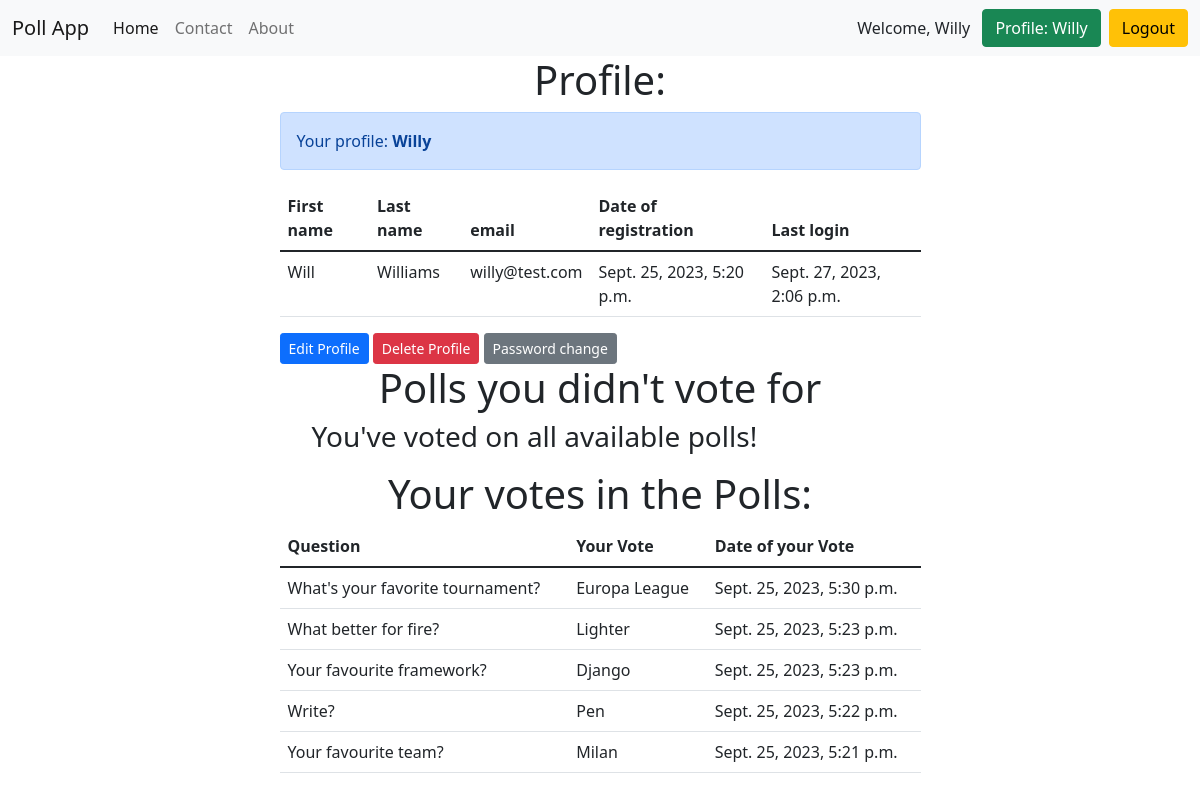
Before: /users/profile/ (signed in) with the older database file.
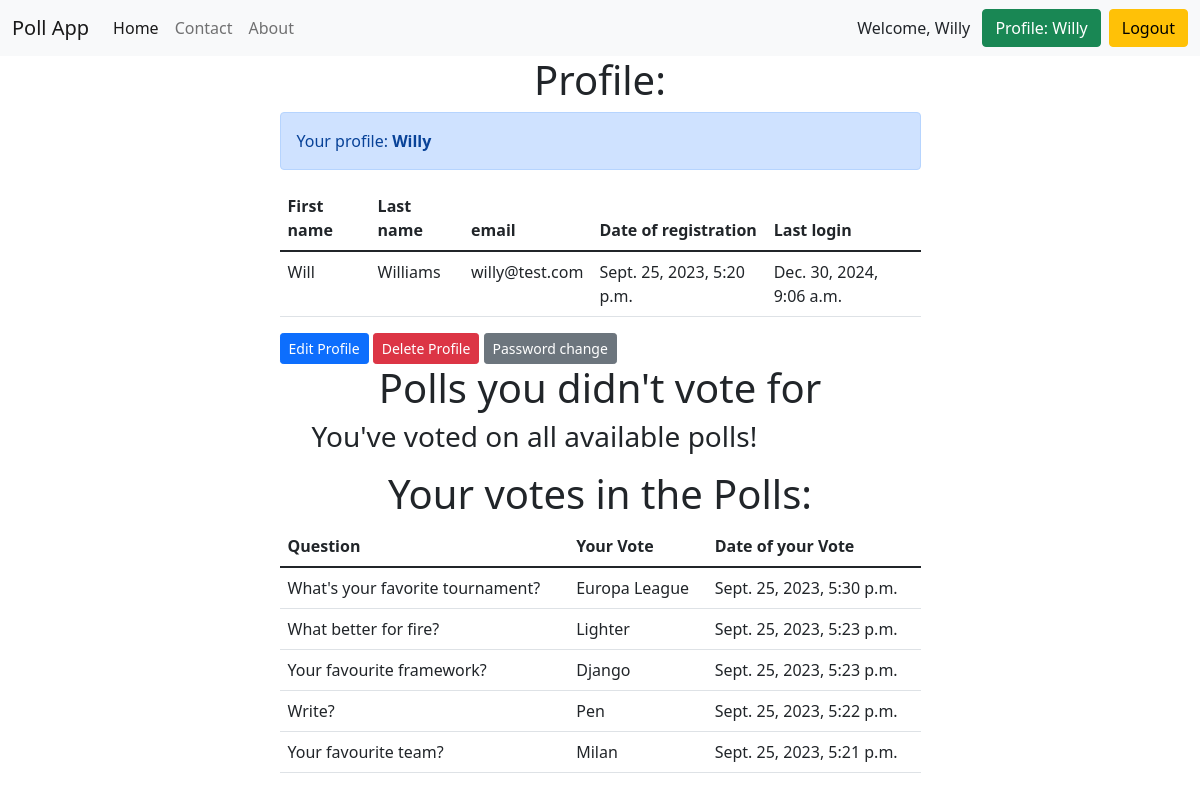
After: the same page with the newer database file.
### accounts/models.py (models this page shows)
class User(AbstractUser):
    email = models.EmailField(unique=True)
    email_confirmed = models.BooleanField(default=False)

### accounts/views.py (the view)
# urls.py: path('profile/', profile, name='profile'),
@login_required
def profile(request):
    votes = Vote.objects.filter(voter=request.user).order_by('-created_at')
    polls_without_vote = Question.objects.exclude(id__in=Vote.objects.filter(voter=request.user).values('question'))
    return render(request, 'accounts/profile.html', {'votes': votes,
                                                     'polls_without_vote': polls_without_vote, })

### accounts/templates/accounts/profile.html (shortened to what this page needs)
{% extends 'base.html' %}
{% block content %}
<h1 class="text-center">Profile:</h1>
<div class="alert alert-primary" role="alert">Your profile: <b>{{ user.username }}</b></div>
<table class="table">
    <thead>
    <tr>
        <th scope="col">First name</th>
        <th scope="col">Last name</th>
        <th scope="col">email</th>
        <th scope="col">Date of registration</th>
        <th scope="col">Last login</th>
    </tr>
    </thead>
    <tbody>
    <tr>
        <td>{{ user.first_name }}</td>
        <td>{{ user.last_name }}</td>
        <td>{{ user.email }}</td>
        <td>{{ user.date_joined }}</td>
        <td>{{ user.last_login }}</td>
    </tr>
    </tbody>
</table>
<a href="{% url 'accounts:edit_user' %}" class="btn btn-primary btn-sm">Edit Profile</a>
<a href="{% url 'accounts:delete_user' %}" class="btn btn-danger btn-sm">Delete Profile</a>
<a href="{% url 'accounts:password_change' %}" class="btn btn-secondary btn-sm">Password change</a>
<h1 class="text-center">Polls you didn't vote for</h1>
<ul>
    {% for poll in polls_without_vote %}
    <div class="alert alert-danger" role="alert">
        {{ poll.question_text }} - <a type="button" class="btn btn-danger" href="{% url 'poll_app:detail' poll.slug %}">Vote</a>
    </div>
    {% empty %}
    <h3>You've voted on all available polls!</h3>
    {% endfor %}
</ul>
<h1 class="text-center">Your votes in the Polls:</h1>
{% if votes %}
<table class="table">
    <thead>
    <tr>
        <th scope="col">Question</th>
        <th scope="col">Your Vote</th>
        <th scope="col">Date of your Vote</th>
    </tr>
    </thead>
    <tbody>
    {% for vote in votes %}
    <tr>
        <td>{{ vote.question.question_text }}</td>
        <td>{{ vote.choice.choice_text }}</td>
        <td>{{ vote.created_at }}</td>
    </tr>
    {% endfor %}
    </tbody>
</table>
{% else %}
<p>You haven't voted yet.</p>
{% endif %}
{% endblock %}

### templates/base.html (shortened to what this page needs)
<!DOCTYPE html>
<html lang="en">
<head>
    <link href="https://cdn.jsdelivr.net/npm/bootstrap@5.1.3/dist/css/bootstrap.min.css" rel="stylesheet"
>
</head>
<body>
<nav class="navbar navbar-expand-lg navbar-light bg-light">
    <div class="container-fluid">
        <a class="navbar-brand" href="{% url 'poll_app:home' %}">Poll App</a>
        <div class="collapse navbar-collapse" id="navbarNavAltMarkup">
            <div class="navbar-nav">
                <a class="nav-link active" aria-current="page" href="{% url 'poll_app:home' %}">Home</a>
                <a class="nav-link" href="{% url 'contact:contact' %}">Contact</a>
                <a class="nav-link" href="{% url 'poll_app:about' %}">About</a>
            </div>
        </div>
        {% if request.user.is_authenticated %}
        Welcome, {{ user.username }}
        &ensp;<a class="btn btn-success" href="{% url 'accounts:profile' %}" type="submit">Profile: {{ user.username }}</a>
        &ensp;<form method="post" action="{% url 'accounts:logout' %} ">
        <button class="btn btn-warning btn-block" type="submit">Logout</button>
        </form>
        {% else %}
        <a class="btn btn-warning" href="{% url 'accounts:login' %}" type="submit">Login</a>&ensp;
        <a class="btn btn-danger" href="{% url 'accounts:signup' %}" type="submit">Sign Up</a>
        {% endif %}
    </div>
</nav>
<div class="container">
    <div class="row">
        <div class="col-md-7 m-auto">
            {% block content %}
            {% endblock %}
        </div>
    </div>
</div>
</body>
</html>

Changed rows visible on the page:
changed User "Willy": last_login "Sept. 27, 2023, 2:06 p.m." → "Dec. 30, 2024, 9:06 a.m."
